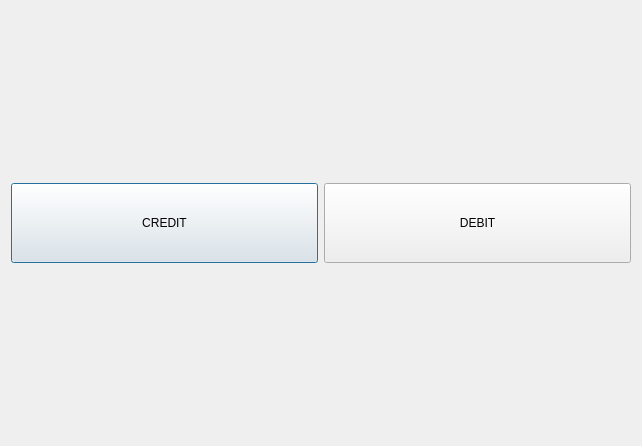
<?xml version="1.0" encoding="UTF-8"?>
<ui version="4.0">
 <class>VaihdaTiliaWindow</class>
 <widget class="QDialog" name="VaihdaTiliaWindow">
  <property name="geometry">
   <rect>
    <x>0</x>
    <y>0</y>
    <width>642</width>
    <height>446</height>
   </rect>
  </property>
  <property name="windowTitle">
   <string>Tilinvaihto</string>
  </property>
  <layout class="QHBoxLayout" name="horizontalLayout_2">
   <item>
    <layout class="QHBoxLayout" name="horizontalLayout">
     <item>
      <widget class="QPushButton" name="vaihdaCreditButton">
       <property name="minimumSize">
        <size>
         <width>0</width>
         <height>80</height>
        </size>
       </property>
       <property name="text">
        <string>CREDIT</string>
       </property>
      </widget>
     </item>
     <item>
      <widget class="QPushButton" name="vaihdaDebitButton">
       <property name="minimumSize">
        <size>
         <width>0</width>
         <height>80</height>
        </size>
       </property>
       <property name="text">
        <string>DEBIT</string>
       </property>
      </widget>
     </item>
    </layout>
   </item>
  </layout>
 </widget>
 <resources/>
 <connections/>
</ui>
